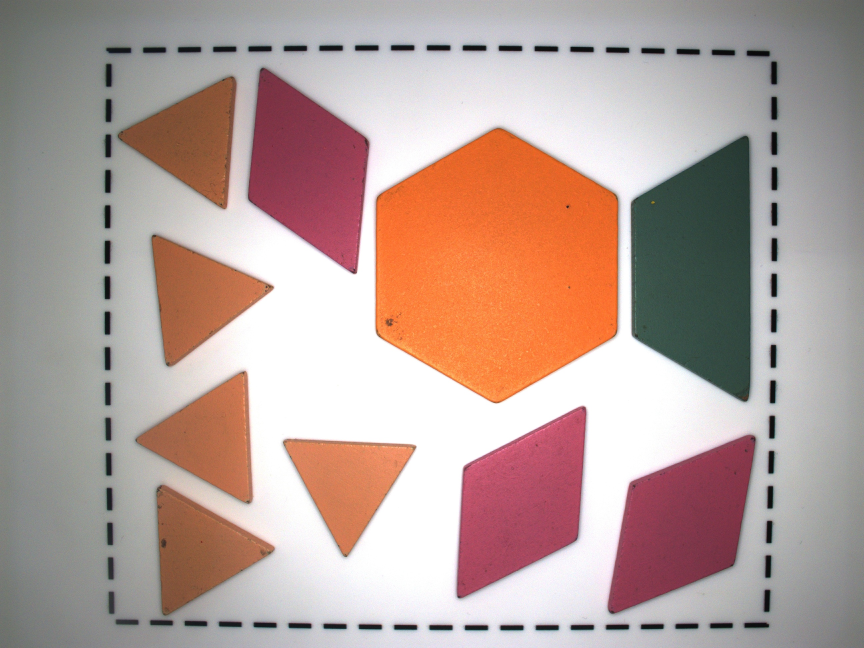
#> input picture assets/debug_for_angel/capture_20250611_132644.jpg, 2592 x 1944 px, found by its file name (shown at 1/3 size)
$ python detect.py
#> lines starting #> are read from the running program, lines starting #| are printed output that depends on the picture; after the words box and inside, x2 and y2 are one past the last pixel; in counts of white or black regions, pixels touching at a corner belong together
#> further down, frame is the input picture: shape (1944, 2592, 3); mean B, G, R 152.9, 159.4, 182.3
### utils/pixel2world.py
import numpy as np
import cv2


def read_homography_matrix(txt_path):
    """从 txt 文件读取 3x3 外参矩阵 H"""
    with open(txt_path, 'r') as f:
        lines = f.readlines()
        H = []
        for line in lines:
            row = list(map(float, line.strip().split()))
            H.append(row)
        H = np.array(H)
    assert H.shape == (3, 3), "Homography matrix must be 3x3"
    return H


def read_camera_matrix(txt_path):
    """读取3x3相机内参矩阵 cameraMatrix"""
    with open(txt_path, 'r') as f:
        lines = f.readlines()
        K = []
        for line in lines:
            row = list(map(float, line.strip().split()))
            K.append(row)
        K = np.array(K)
    assert K.shape == (3, 3), "Camera intrinsic matrix must be 3x3"
    return K

def read_dist_coeffs(txt_path):
    """读取畸变参数"""
    with open(txt_path, 'r') as f:
        line = f.readline()
        coeffs = list(map(float, line.strip().replace(',', ' ').split()))
    assert len(coeffs) == 5, "Distortion coefficients must be 5 values"
    return np.array(coeffs)


def pixel_to_world_coords(u, v, H_txt_path, K_txt_path, D_txt_path):
    """
    从像素坐标(u,v) → 世界坐标(X,Y)，包含矫正与单应变换
    """
    # 加载矩阵
    H = read_homography_matrix(H_txt_path)
    K = read_camera_matrix(K_txt_path)
    D = read_dist_coeffs(D_txt_path)

    # 畸变矫正
    src = np.array([[[u, v]]], dtype=np.float32)
    undistorted = cv2.undistortPoints(src, K, D, P=K)
    u_corr, v_corr = undistorted[0][0]

    # 单应变换
    pixel = np.array([u_corr, v_corr, 1.0])
    world = H @ pixel
    world /= world[2]
    return round(world[0], 2), round(world[1], 2)


# 示例使用
# [4 lines that do not run on import are left out]

### detect.py
import cv2
import numpy as np
from utils.pixel2world import pixel_to_world_coords


def calculate_distance(p1, p2):
    return np.sqrt(((p1[0] - p2[0]) ** 2) + ((p1[1] - p2[1]) ** 2))


def calculate_angle(pt1, pt2):
    # 确保 pt1 在左，pt2 在右
    if pt1[0] > pt2[0]:  # 强制从左向右
        pt1, pt2 = pt2, pt1

    dx = pt2[0] - pt1[0]
    dy = pt2[1] - pt1[1]

    angle = np.degrees(np.arctan2(dy, dx)) % 360
    return angle


def are_parallel(p1, p2, p3, p4):
    v1 = np.array([p2[0] - p1[0], p2[1] - p1[1]], dtype=np.float64)
    v2 = np.array([p4[0] - p3[0], p4[1] - p3[1]], dtype=np.float64)
    norm_v1 = np.linalg.norm(v1)
    norm_v2 = np.linalg.norm(v2)
    if norm_v1 < 1e-6 or norm_v2 < 1e-6:
        return False
    cross_product = v1[0] * v2[1] - v1[1] * v2[0]
    sin_theta = cross_product / (norm_v1 * norm_v2)
    angle_tolerance_degrees = 3.0
    sin_tolerance = np.sin(np.deg2rad(angle_tolerance_degrees))
    return abs(sin_theta) < sin_tolerance

def analyze_quadrilateral(corners):
    side_lengths = [calculate_distance(corners[i], corners[(i+1)%4]) for i in range(4)]
    avg_length = sum(side_lengths) / 4
    length_tolerance_ratio = 0.15
    if all(abs(length - avg_length) < avg_length * length_tolerance_ratio for length in side_lengths):
        return "Rhombus"
    is_parallel_1 = are_parallel(corners[0], corners[1], corners[2], corners[3])
    is_parallel_2 = are_parallel(corners[1], corners[2], corners[3], corners[0])
    if is_parallel_1 or is_parallel_2:
        return "Trapezoid"
    return "Irregular Quadrilateral"

def select_reference_angle(shape, corners):
    """
    计算旋转角度
    """
    def sort_by_y(c):
        return sorted(c, key=lambda p: (p[1], p[0]))

    # 三角形
    if shape == "Triangle":
        # 1. 找到最上面的顶点 (y坐标最小)
        pts = sort_by_y(corners)
        top_vertex = pts[0]

        # 2. 获取另外两个顶点，形成与顶点的两条边
        other_vertices = [p for p in pts if not np.array_equal(p, top_vertex)]

        # 3. 计算每个边在x方向上的绝对变化量
        x_deltas = [abs(p[0] - top_vertex[0]) for p in other_vertices]

        # 4. 选择x方向变化量更大的那条边作为参考边
        #    np.argmax会找到最大值对应的索引
        reference_vertex_index = np.argmax(x_deltas)
        reference_vertex = other_vertices[reference_vertex_index]

        # 5. 计算参考边的角度
        ref_angle = calculate_angle(top_vertex, reference_vertex)
        base_line = [tuple(top_vertex), tuple(reference_vertex)]
        angle = (ref_angle - 60) % 120
        return angle, base_line

    # 六边形
    elif shape == "Hexagon":
        # 1. 找到最上方的顶点（y 最小）
        pts = sort_by_y(corners)
        top = pts[0]
        # 2. 找到 top 顶点在 corners 中的索引
        top_idx = None
        for i, pt in enumerate(corners):
            if np.array_equal(pt, top):
                top_idx = i
                break
        if top_idx is None:
            return None, None
        # 3. 获取与该顶点相邻的两条边
        left_neighbor = corners[(top_idx - 1) % 6]
        right_neighbor = corners[(top_idx + 1) % 6]

        edge1 = [top, left_neighbor]
        edge2 = [top, right_neighbor]

        # 4. 计算两个边的 x 方向分量
        dx1 = left_neighbor[0] - top[0]
        dx2 = right_neighbor[0] - top[0]

        # 5. 选择更靠右的边（x 分量更大的）作为参考边
        # 选择更靠右的边作为 baseline
        base_edge_hex = edge1 if dx1 > dx2 else edge2

        ref_angle = calculate_angle(base_edge_hex[0], base_edge_hex[1])
        base_line = [tuple(base_edge_hex[0]), tuple(base_edge_hex[1])]
        angle = ref_angle % 60
        return angle, base_line


    # 菱形
    elif shape == "Rhombus":
        max_dist = 0
        pair = (corners[0], corners[2])
        for i in range(4):
            for j in range(i+1, 4):
                d = calculate_distance(corners[i], corners[j])
                if d > max_dist:
                    max_dist = d
                    pair = (corners[i], corners[j])
        ref_angle = calculate_angle(pair[0], pair[1])
        base_line = [tuple(pair[0]), tuple(pair[1])]
        return -((180 - 30 -  ref_angle) % 180), base_line


    # 梯形
    elif shape == "Trapezoid":
        # 找最长边（长边）
        max_len = 0
        long_edge = (corners[0], corners[1])
        long_edge_idx = 0

        for i in range(4):
            j = (i + 1) % 4
            d = calculate_distance(corners[i], corners[j])
            if d > max_len:
                max_len = d
                long_edge = (corners[i], corners[j])
                long_edge_idx = i

        # 找与长边对边的短边
        short_edge = (corners[(long_edge_idx + 2) % 4], corners[(long_edge_idx + 3) % 4])

        # 判断 y 坐标，确定朝向
        long_edge_y_avg = (long_edge[0][1] + long_edge[1][1]) / 2
        short_edge_y_avg = (short_edge[0][1] + short_edge[1][1]) / 2

        ref_angle = calculate_angle(long_edge[0], long_edge[1])
        # 如果长边在短边下方（y大） angle = ref_angle % 360
        # 如果长边在短边上方（y小） angle = (ref_angle + 180) %
        if long_edge_y_avg > short_edge_y_avg:
            angle = ref_angle % 360
        else:
            angle = (ref_angle + 180) % 360

        base_line = [tuple(long_edge[0]), tuple(long_edge[1])]
        return angle, base_line


    return None, None


def generate_fixed_order_info(workpiece_info_dict):
    """
    将检测到的工件信息整理为带编号、顺序固定的列表。
    """
    workpiece_info_list = []
    shape_slots = {
        "Triangle": (0, 5),   # 编号1-5（索引0-4）
        "Rhombus": (5, 9),    # 编号6-9
        "Hexagon": (9, 10),   # 编号10
        "Trapezoid": (10, 11) # 编号11
    }

    for shape, (start_idx, end_idx) in shape_slots.items():
        detected_list = workpiece_info_dict.get(shape, [])
        for j, (x_mm, y_mm, angle) in enumerate(detected_list):
            global_idx = start_idx + j  # 编号索引
            if global_idx < end_idx:    # 避免多发
                info_str = f'OKOKx_{x_mm}y_{y_mm}r_{angle:.2f}b_{global_idx+1}*'
                workpiece_info_list.append(info_str)

    return workpiece_info_list


def detect_multiple_objects(image, log_callback=print):
    workpiece_info_dict = {
        "Triangle": [],
        "Rhombus": [],
        "Hexagon": [],
        "Trapezoid": []
    }

    output_image = image.copy()
    hsv = cv2.cvtColor(image, cv2.COLOR_BGR2HSV)
#> hsv: shape (1944, 2592, 3); mean H, S, V 71.7, 50.4, 185.1

    # 定义颜色区间（每种颜色仅对应一种形状）
    color_definitions = {
        "Brown": ([0, 43, 30],[179, 255, 255]),     # 棕色-三角形
        "Orange": ([0, 169, 0],[179, 255, 255]),    # 橙色-六边形
        "Pink": ([14, 57, 22],[179, 255, 255]),   # 粉色-菱形
        "Green": ([23, 37, 0],[156, 255, 223])  # 绿色-梯形
    }

    # 显式绑定颜色与形状
    color_shape_map = {
        "Brown": "Triangle",
        "Orange": "Hexagon",
        "Pink": "Rhombus",
        "Green": "Trapezoid"
    }

    detected_set = set()  # 记录已识别的中心坐标和形状，避免重复

    for color_name, (lower, upper) in color_definitions.items():
        mask = cv2.inRange(hsv, np.array(lower), np.array(upper))
        kernel = np.ones((5, 5), np.uint8)
        mask = cv2.morphologyEx(mask, cv2.MORPH_OPEN, kernel)
        mask = cv2.morphologyEx(mask, cv2.MORPH_CLOSE, kernel)
        contours, _ = cv2.findContours(mask, cv2.RETR_EXTERNAL, cv2.CHAIN_APPROX_SIMPLE)

        expected_shape = color_shape_map[color_name]

        for contour in contours:
            area = cv2.contourArea(contour)
            if area < 900:
                continue
            perimeter = cv2.arcLength(contour, True)
            epsilon = 0.02 * perimeter
            approx_corners = cv2.approxPolyDP(contour, epsilon, True)
            num_corners = len(approx_corners)
            shape = "unknow"

            if num_corners == 3:
                shape = "Triangle"
            elif num_corners == 4:
                shape = analyze_quadrilateral(approx_corners.reshape(-1, 2))
            elif num_corners == 6:
                shape = "Hexagon"

            if shape == expected_shape:
                M = cv2.moments(approx_corners)
                if M["m00"] != 0:
                    cx, cy = int(M["m10"] / M["m00"]), int(M["m01"] / M["m00"])
                else:
                    continue

                # 去重判定
                key = (shape, cx // 10, cy // 10)  # 中心点四舍五入到10像素精度
                if key in detected_set:
                    continue
                detected_set.add(key)

                angle, base_line = select_reference_angle(shape, approx_corners.reshape(-1, 2))
                cv2.drawContours(output_image, [approx_corners], -1, (0, 255, 0), 3)
                cv2.putText(output_image, f"{shape},{angle:.1f}", (cx - 40, cy + 20),
                            cv2.FONT_HERSHEY_SIMPLEX, 1.8, (0, 0, 255), 3)
                if base_line is not None:
                    p1, p2 = base_line
                    cv2.line(output_image, (int(p1[0]), int(p1[1])), (int(p2[0]), int(p2[1])), (255, 0, 0), 2)
                # log_callback(f"{color_name}: {shape}, center=({cx},{cy}) angle={angle:.2f}")

                # x 与 y 转换到机械臂坐标系
                x_mm, y_mm = pixel_to_world_coords(cx, cy, H_txt_path='config/waican.txt',
                                                   K_txt_path='config/neican.txt',
                                                   D_txt_path='config/jibian.txt'
                                                   )
                # ====补偿====
                log_callback(f"{color_name}: {shape}, center=({x_mm},{y_mm}) angle={angle:.2f}")
                 # 先存到对应形状列表
                workpiece_info_dict[shape].append((round(x_mm), round(y_mm), angle))
#> this loop made 4 passes; (reads config/waican.txt from the repository)
#> pass 1, in detect_multiple_objects, `mask = cv2.inRange(hsv, np.array(lower), np.array(upper))`:
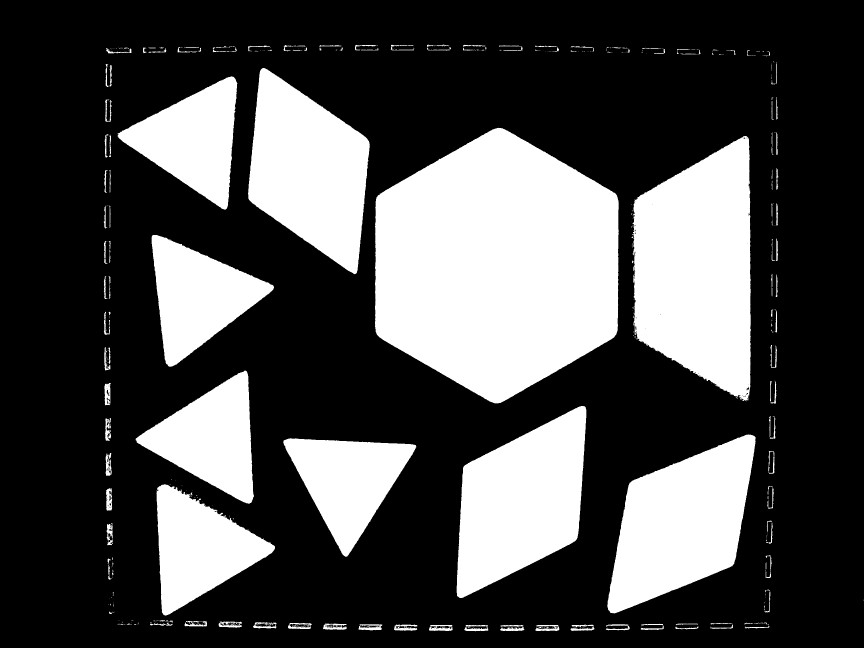
#> mask: shape (1944, 2592) (shown at 1/3 size); 30% white; 585 white regions (428 under 20 px), largest, box (x1, y1, x2, y2) and area: (1125, 383, 1856, 1210) 458268, (1896, 408, 2253, 1203) 213465, (1370, 1218, 1759, 1794) 146663
#> pass 1, in detect_multiple_objects, `mask = cv2.morphologyEx(mask, cv2.MORPH_OPEN, kernel)`:
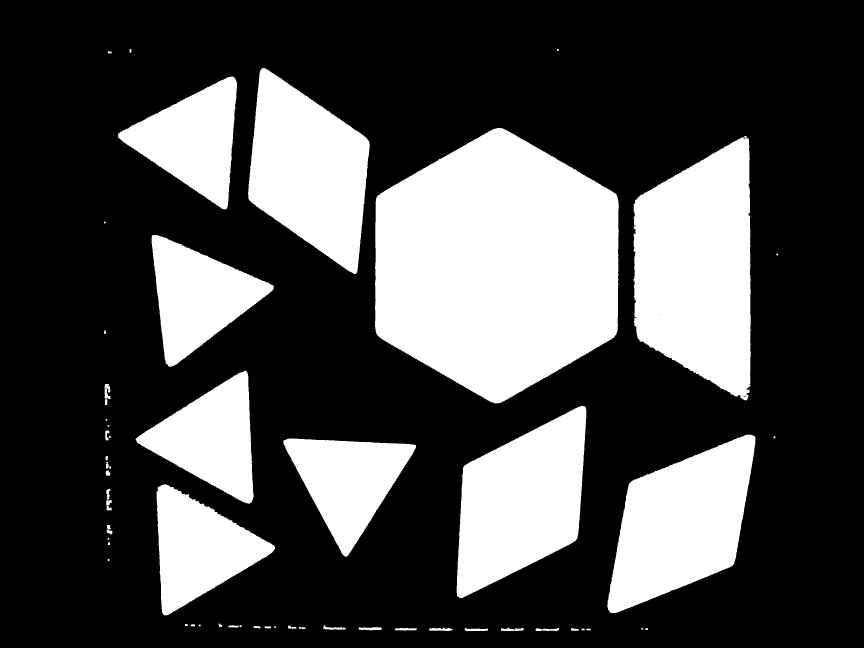
#> mask: shape (1944, 2592) (shown at 1/3 size); 29.5% white; 70 white regions, largest, box (x1, y1, x2, y2) and area: (1125, 384, 1856, 1210) 458203, (1900, 412, 2252, 1201) 212585, (1370, 1218, 1759, 1794) 146634
#> pass 2, in detect_multiple_objects, `mask = cv2.inRange(hsv, np.array(lower), np.array(upper))`:
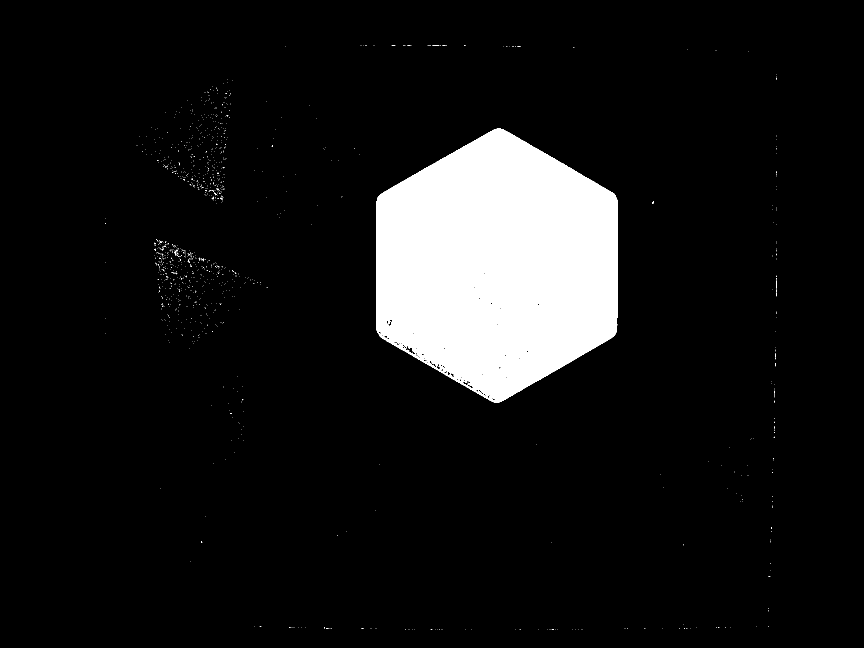
#> mask: shape (1944, 2592) (shown at 1/3 size); 8.9% white; 1340 white regions (1336 under 20 px), largest, box (x1, y1, x2, y2) and area: (1128, 385, 1854, 1208) 447131, (2328, 841, 2329, 865) 24, (1956, 604, 1962, 610) 22, (1297, 137, 1318, 138) 21
#> after the loop:
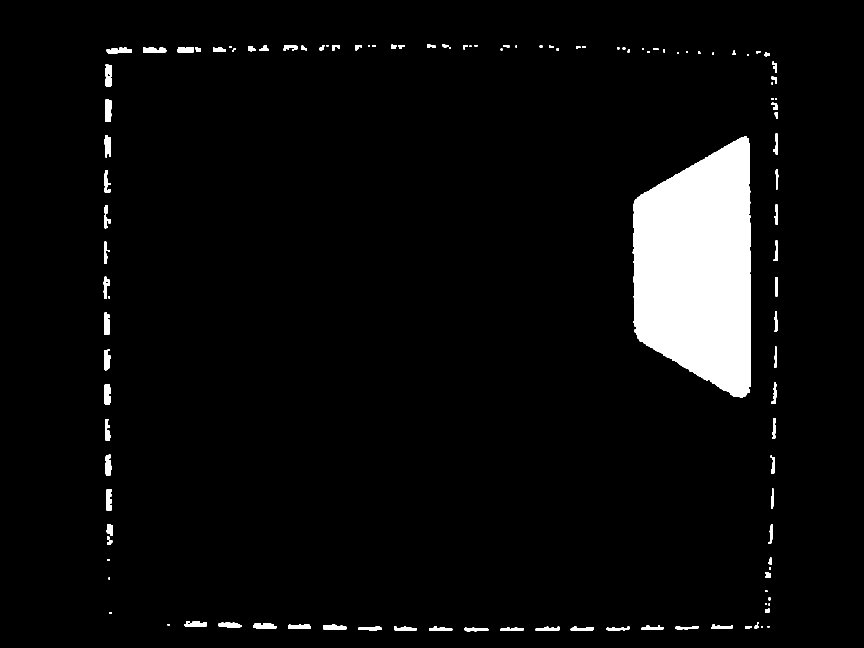
#> mask: shape (1944, 2592) (shown at 1/3 size); 5% white; 117 white regions, largest, box (x1, y1, x2, y2) and area: (1898, 408, 2253, 1193) 214011, (315, 298, 335, 365) 1161, (316, 193, 335, 261) 1091
#> after the loop:
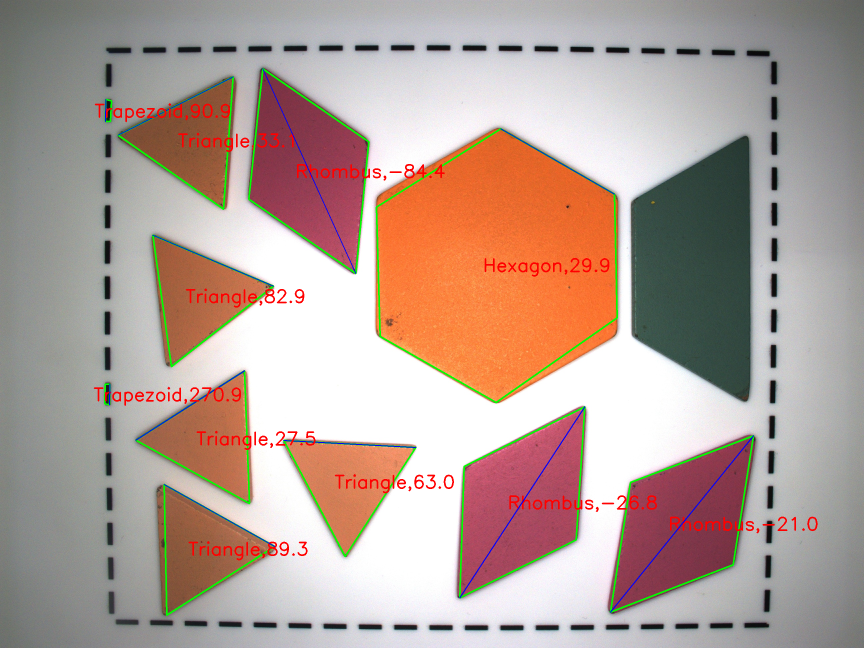
#> output_image: shape (1944, 2592, 3) (shown at 1/3 size); mean B, G, R 151.2, 159.7, 180.6
#> after the loop, detected_set = 11 items

    workpiece_info_list = generate_fixed_order_info(workpiece_info_dict)
    return output_image, workpiece_info_list


if __name__ == "__main__":
    frame = cv2.imread(r"assets\debug_for_angel\capture_20250611_132644.jpg")
    result, workpoece_info_list = detect_multiple_objects(frame)
#> workpoece_info_list = 10 items, first 6: 'OKOKx_42y_41r_89.26b_1*', 'OKOKx_10y_25r_63.04b_2*', 'OKOKx_40y_16r_27.46b_3*', 'OKOKx_43y_-16r_82.91b_4*', 'OKOKx_45y_-50r_33.10b_5*', 'OKOKx_-64y_34r_-20.96b_6*'
    print(workpoece_info_list)
#> (printed output is left out)
    result = cv2.resize(result, (640, 512))
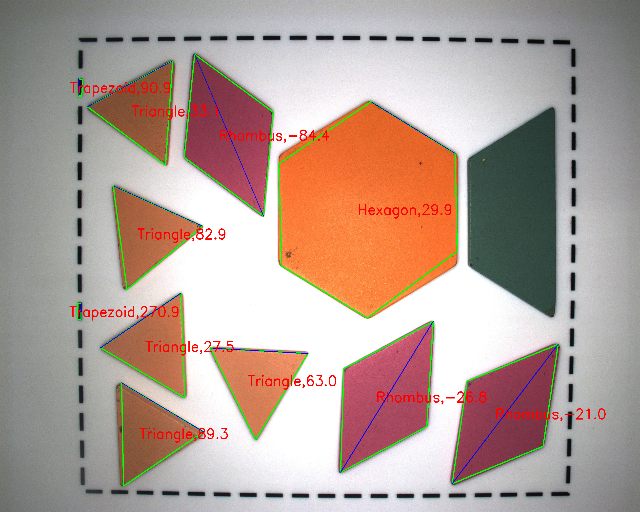
#> result: shape (512, 640, 3); mean B, G, R 151.1, 159.6, 180.5
    cv2.imshow("Result", result)
    cv2.waitKey(0)
    cv2.destroyAllWindows()
